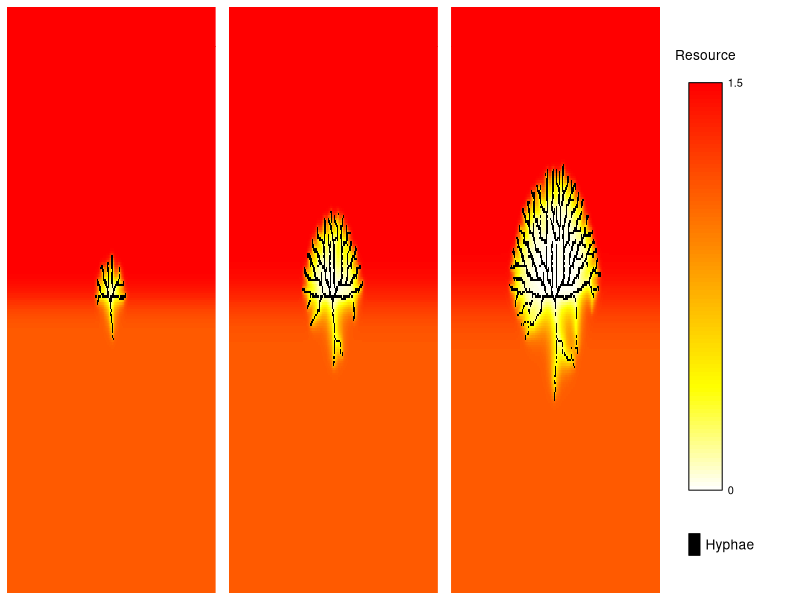

R code for this plot:
# Mycelial growth model based on Regalado et al. (1996)
# Tracks:
#  a = activator
#  h = inhibitor
#  s = resource
#  y = whether a hypha has grown there

# Parameters (from Regalado et al. 1996 Table 1)
params <- list(
  D_a   = 0.015,   # activator spread rate
  D_h   = 0.2,     # inhibitor spread rate
  D_s   = 0.01,    # resource spread rate
  u     = 0.13,    # activator decay
  v     = 0.12,    # inhibitor decay
  cc    = 0.004,   # activator production rate
  cp    = 0.004,   # inhibitor production rate
  k     = 0.04,    # saturation
  rho   = 0.055,   # baseline activator production
  eps   = 0.009,   # resource consumption rate
  d     = 0.0014,  # how strongly activator drives hyphal growth
  e     = 0.1,     # activator/hyphal decay
  f     = 9.0,     # activator/hyphal self-reinforcement
  astar = 1.8      # activator level needed to trigger hyphal growth
)

# Grid: 250x250 cells
N      <- 250
centre <- N %/% 2

# Integration settings
t_end <- 6000
dt    <- 0.5

# Resource: higher at top vs bottom
s_low  <- 1.1
s_high <- 1.5

# Works out for each grid cell how much of a chemical flows in or out from its 4 neighbours
# (From high to lower concentration cells)
laplacian <- function(field) {
  lap <- matrix(0, N, N)
  lap[2:(N-1), 2:(N-1)] <- (
    field[1:(N-2), 2:(N-1)] +
      field[3: N, 2:(N-1)] +
      field[2:(N-1), 1:(N-2)] +
      field[2:(N-1), 3:N] -
      4 * field[2:(N-1), 2:(N-1)]
  )
  lap
}

# Edge cells copy inner neighbours so nothing flows in/out
no_flux <- function(field) {
  field[1, ] <- field[2, ]; field[N, ] <- field[N-1, ]
  field[, 1] <- field[, 2]; field[, N] <- field[, N-1]
  field
}

run <- function() {
  
  D_a <- params$D_a; D_h <- params$D_h; D_s <- params$D_s
  u <- params$u; v <- params$v; k <- params$k
  cc <- params$cc; cp <- params$cp; rho <- params$rho
  eps <- params$eps; d <- params$d; e <- params$e
  f <- params$f; astar <- params$astar
  
  # Starting state (no mycelium)
  a <- matrix(0, N, N)
  h <- matrix(0.1, N, N)
  y <- matrix(0, N, N)
  s <- matrix(s_low, N, N)
  s[, (centre+1):N] <- s_high
  
  # Small random variation in production rates
  # (Otherwise pattern is symmetrical)
  cc_noise <- cc * (1 + 0.04 * (2 * matrix(runif(N*N), N, N) - 1))
  cp_noise <- cp * (1 + 0.04 * (2 * matrix(runif(N*N), N, N) - 1))
  
  # Starting spore at centre (circular blob of activator)
  idx <- (centre-3):(centre+3)
  dsq <- outer((-3:3)^2, (-3:3)^2, "+")
  a[idx, idx] <- ifelse(dsq <= 9, astar * 1.5 * exp(-dsq / 4), 0)
  y[idx, idx] <- ifelse(dsq <= 9, 0.1, 0)
  
  # Set steps to take snapshots
  snapshots  <- list()
  nsteps     <- round(t_end / dt)
  save_steps <- nsteps * c(1, 2, 3) / 3
  
  for (step in seq_len(nsteps)) {
    
    # How much each substance spreads to neighbours
    lap_a <- laplacian(a)
    lap_h <- laplacian(h)
    lap_s <- laplacian(s)
    
    # Activator promotes its own production fuelled by resource
    numer <- cc_noise * (a ^ 2) * s
    denom <- h * (1 + k * (a ^ 2)) # kept in check by inhibitor
    auto <- numer / denom   # Net activator produced
    
    # Rate of change (Eqs. 1a-c)
    da_dt <- D_a * lap_a + auto + rho * y - u * a    # spreading + growth - decay
    dh_dt <- D_h * lap_h + cp_noise * (a ^ 2) - v * h
    ds_dt <- D_s * lap_s - eps * s * y               # resource consumed where hyphae are
    
    # Hyphae form where activator >= threshold (Eq. 1d)
    active <- (a >= astar)
    dy_dt <- (d * a - e * y + y^2 / (1 + f * y^2)) * active
    
    # Time step
    a <- a + dt * da_dt
    h <- h + dt * dh_dt
    s <- s + dt * ds_dt
    y <- y + dt * dy_dt
    
    # Stop impossible negative values
    a <- pmax(a, 0)
    h <- pmax(h, 1e-6) # just above 0 to prevent any /0 attempt
    s <- pmax(s, 0)
    y <- pmax(y, 0)
    
    a <- no_flux(a)
    h <- no_flux(h)
    s <- no_flux(s)
    y <- no_flux(y)
    
    # Save snapshots at steps chosen above
    if (step %in% save_steps) {
      snapshots[[length(snapshots) + 1]] <- list(s = s, y = y)
    }
  }
  
  snapshots
}

# Run simulation
set.seed(123)
snapshots <- run()

# Plot snapshots
layout(matrix(1:4, nrow = 1), widths = c(1, 1, 1, 0.6))
cols <- rev(heat.colors(100))
zlim <- c(0, s_high)

par(mar = c(0.5, 0.5, 0.5, 0.5))
for (i in 1:3) {
  image(snapshots[[i]]$s, col = cols, zlim = zlim, axes = FALSE)
  overlay <- ifelse(snapshots[[i]]$y > 0.1, 1, NA)
  image(overlay, col = "black", axes = FALSE, add = TRUE)
}

# Colour bar and legend
plot.new()
yy <- seq(0.15, 0.9, length.out = 101)
for (j in 1:100) rect(0.1, yy[j], 0.4, yy[j + 1], col = cols[j], border = NA)
rect(0.1, 0.15, 0.4, 0.9, border = "black")
text(0.25, 0.95, "Resource", cex = 1.25)
text(0.45, 0.15, zlim[1], adj = c(0, 0.5))
text(0.45, 0.9, zlim[2], adj = c(0, 0.5))
rect(0.1, 0.03, 0.2, 0.07, col = "black")
text(0.25, 0.05, "Hyphae", adj = c(0, 0.5), cex = 1.25)
